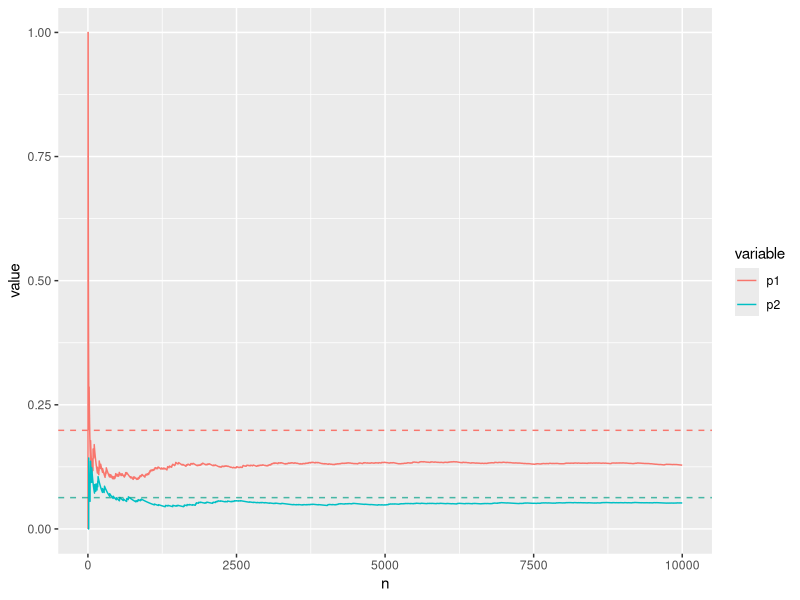
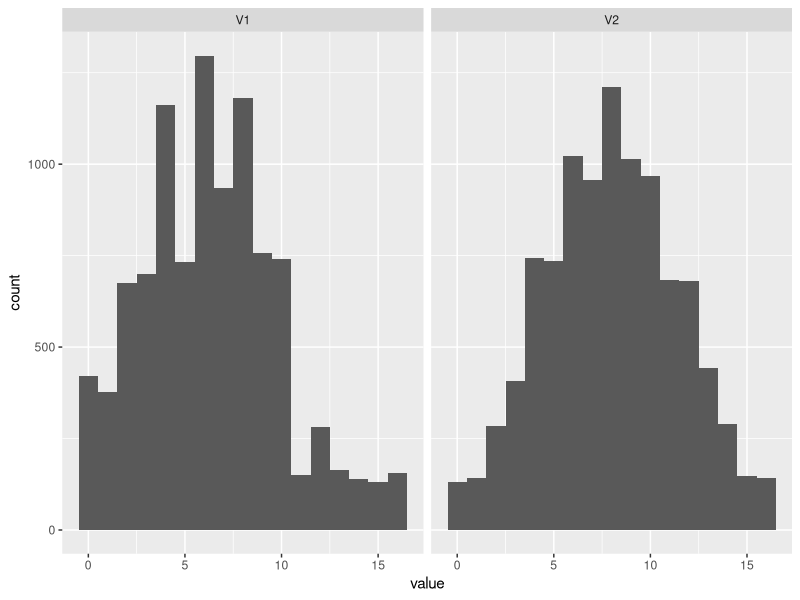

The R source for these figures, in order:
## ---- chunk 1
knitr::opts_chunk$set(echo = TRUE)

library(tidyverse)
library(magrittr)
library(reshape2)


## ---- chunk 2

data(PlantGrowth)

g1 <- subset(PlantGrowth, group == "ctrl")
g2 <- subset(PlantGrowth, group == "trt1")
g3 <- subset(PlantGrowth, group == "trt2")

## ---- chunk 3

# test statistic
u_test <- function(x, y) {
  df <- outer(x, y, FUN = function(x, y) ifelse(x > y,
                                          1,
                                          ifelse(x == y, .5, 0))
  )
  
  sum(df)
}


# test
x <- rnorm(50, 0, 1)
y <- rnorm(25, 1, 2)
u_test(x, y) + u_test(y, x) == length(x)*length(y)

## ---- chunk 4

# Null distribution
u_null <- function(x, y, n = 10) {
  
  sapply(1:n, FUN = function(i) {
    
    xy <- c(x, y)
    
    rand_x <- sample(xy, length(x), replace = FALSE)
    rand_y <- xy[!(xy %in% rand_x)]
    
    u_test(rand_x, rand_y)
  })
  
}
  

mann_whitney <- function(x, y, two_tailed = FALSE,  null_n = 10000, null_dist = NULL) {
 
  if(is.null(null_dist)) {
    null_dist <- u_null(x, y, n = null_n)
  }
  
  p <- min(mean(u_test(x, y) > null_dist),
           mean(u_test(x, y) < null_dist))
  
  if(two_tailed) {
    p <- 2*p
  } 
  
  return(p)
}


## ---- chunk 5

true_values <- c(wilcox.test(g1$weight, g2$weight, alternative = "two.sided")$p.value,
                 wilcox.test(g1$weight, g3$weight, alternative = "two.sided")$p.value)


null_n <- 10000
null_distributions <- cbind(u_null(g1$weight, g2$weight, null_n),
                            u_null(g1$weight, g3$weight, null_n))

p_values <- sapply(1:null_n, FUN = function(i) {

  c(mann_whitney(g1$weight, g2$weight, two_tailed = TRUE,  null_dist = null_distributions[1:i, 1]),
  mann_whitney(g1$weight, g3$weight, two_tailed = TRUE, null_dist = null_distributions[1:i, 2]))
  
}) %>% 
  t %>% 
  as.data.frame() %>% 
  cbind(1:null_n) %>% 
  set_colnames(c("p1", "p2", "n"))

p <- p_values %>% 
  melt(id.vars = "n") %>% 
  ggplot(aes(x = n, y = value, color = variable)) +
  geom_line() +
  geom_hline(yintercept = true_values[1], linetype = "dashed", color = "#F8766D")+
  geom_hline(yintercept = true_values[2], linetype = "dashed", color = "#00A087B2")

print(p)

## ---- chunk 6

g1_4 <- sample(g1$weight, 4)
g2_4 <- sample(g2$weight, 4)
g3_4 <- sample(g3$weight, 4)

null_distributions2 <- cbind(u_null(g1_4, g2_4, null_n),
                            u_null(g1_4, g3_4, null_n))


# p-values
c(mann_whitney(g1_4, g2_4, null_dist = null_distributions2[, 1]),
  mann_whitney(g1_4, g3_4, null_dist = null_distributions2[, 2]))

## ---- chunk 7

null_distributions2 %>% 
  as.data.frame() %>% 
  melt() %>% 
  ggplot(aes(x = value)) +
  geom_histogram(position = "dodge", binwidth = 1) +
  facet_wrap(~variable)

## ---- chunk 8

# Edit data to pleasing shape
titan_table <- Titanic %>%
  as.data.frame() %>% 
  select(-Class) %>%
  group_by(Survived, Sex, Age) %>%
  summarize(sum = sum(Freq)) %>% 
  as.data.frame() %>% 
  ungroup()

titan_table
## ---- chunk 9

# Chi squared statistic
chi_sq_statistic <- function(table) {
  
  if(dim(table)[1] != 2 & dim(table)[2] != 2) {
    stop("Invalid confingency table")
  }
  
  a <- table[1, 1]
  b <- table[1, 2]
  c <- table[2, 1]
  d <- table[2, 2]
  
  statistic <- ((a*d - b*c)^2)*(sum(table))/( (a+b)*(c+d)*(b+d)*(a+c) )
  
  return(statistic)
}

# Null distribution
chi_sq_null <- function(table, n = 100) {
  
  N <- sum(table)
  
  null_dist <- c()
  
  for(i in 1:n) {
    
    a <- sample(1:N, 1)
    b <- sample(1:(N - a), 1)
    c <- sample(1:(N - a- b), 1)
    d <- N - a - b - c
    
    null_dist <- c(null_dist,  chi_sq_statistic(matrix(c(a, b, c, d), 2, 2, byrow = TRUE)))
  }
  
  null_dist <- null_dist[is.finite(null_dist)]
  
  return(null_dist)
}

# Test against null
chi_sq_test <- function(table, null_dist = NULL, n = 100) {
  
  if(is.null(null_dist)) {
    null_dist <- chi_sq_null(table, n)
  }
  
  chi_sq <- chi_sq_statistic(table)
  
  p <- mean(null_dist >= chi_sq)
  
  return(p)

}

## ---- chunk 10
age_df <- titan_table %>% 
  select(-Sex) %>%
  group_by(Age, Survived) %>%
  summarize(sum = sum(sum)) %>% 
  ungroup() %>% 
  spread(Age, sum) %>% 
  as.data.frame() %>%
  column_to_rownames(var="Survived")

chi_sq_test(age_df, n = 1000)

## ---- chunk 11
sex_df <- titan_table %>% 
  select(-Age) %>%
  group_by(Sex, Survived) %>%
  summarize(sum = sum(sum)) %>% 
  ungroup() %>% 
  spread(Sex, sum) %>% 
  as.data.frame() %>%
  column_to_rownames(var="Survived")

chi_sq_test(sex_df, n = 10000)

